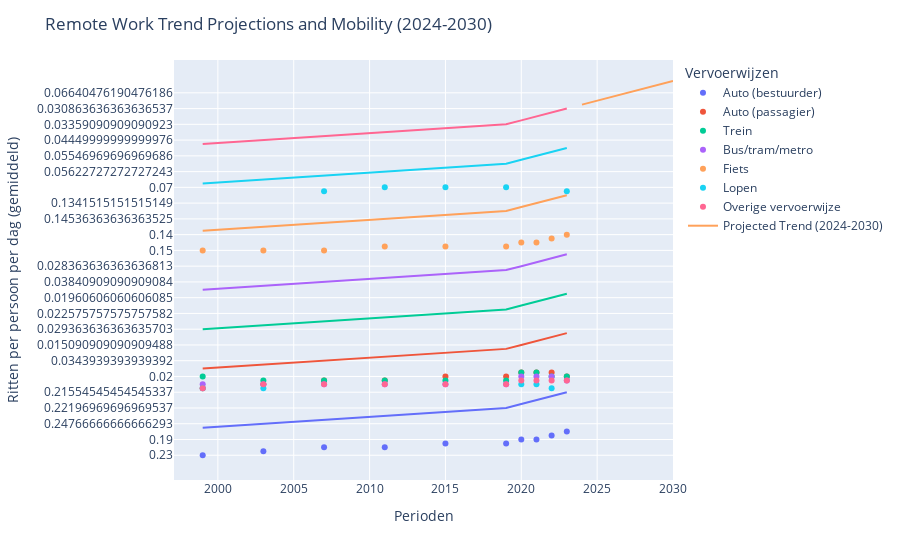

Notebook source saved alongside this figure:
### Code cell
import plotly.express as px
from sklearn.linear_model import LinearRegression
import numpy as np

# Clean and filter the data
df_mat['Perioden'] = df_mat['Perioden'].str.replace('*', '', regex=False).astype(int)

df_mat_total = df_mat[
    (df_mat['Geslacht'] == "Totaal mannen en vrouwen") &
    (df_mat["Leeftijd"] == "Totaal") &
    (df_mat["Vervoerwijzen"] != "Totaal") &
    (df_mat["Reismotieven"] == "Van en naar het werk")
]

# Prepare data for regression
X = df_mat_total[['Perioden']].values.reshape(-1, 1)
y = df_mat_total['Ritten per persoon per dag (gemiddeld) (aantal)'].astype(float).values

# Fit the regression model
model = LinearRegression()
model.fit(X, y)

# Future periods for prediction
future_periods = np.arange(2024, 2031).reshape(-1, 1)
predicted_trend = model.predict(future_periods)

# Plot the historical data and future predictions
fig = px.scatter(df_mat_total, 
                 x='Perioden', 
                 y='Ritten per persoon per dag (gemiddeld) (aantal)', 
                 color="Vervoerwijzen", 
                 trendline="ols")

# Add the future trendline
fig.add_scatter(x=future_periods.flatten(), y=predicted_trend, mode='lines', name='Projected Trend (2024-2030)')

fig.update_layout(
    xaxis_title='Perioden',
    yaxis_title='Ritten per persoon per dag (gemiddeld)',
    title='Remote Work Trend Projections and Mobility (2024-2030)'
)

fig.show()

### Figure 1 — Plotly figure (JSON) as saved in the notebook; plotly's stock layout.template omitted (floating-point values rounded to 4 significant figures)
{"data": [{"hovertemplate": "Vervoerwijzen=Auto (bestuurder)<br>Perioden=%{x}<br>Ritten per persoon per dag (gemiddeld) (aantal)=%{y}<extra></extra>", "legendgroup": "Auto (bestuurder)", "marker": {"color": "#636efa", "symbol": "circle"}, "mode": "markers", "name": "Auto (bestuurder)", "orientation": "h", "showlegend": true, "type": "scatter", "x": [1999, 2003, 2007, 2011, 2015, 2019, 2020, 2021, 2022, 2023], "xaxis": "x", "y": ["    0.23", "    0.24", "    0.26", "    0.26", "    0.25", "    0.25", "    0.19", "    0.19", "    0.21", "    0.22"], "yaxis": "y"}, {"hovertemplate": "<b>OLS trendline</b><br>Ritten per persoon per dag (gemiddeld) (aantal) = -0.00160606 * Perioden + 3.46461<br>R<sup>2</sup>=0.266004<br><br>Vervoerwijzen=Auto (bestuurder)<br>Perioden=%{x}<br>Ritten per persoon per dag (gemiddeld) (aantal)=%{y} <b>(trend)</b><extra></extra>", "legendgroup": "Auto (bestuurder)", "marker": {"color": "#636efa", "symbol": "circle"}, "mode": "lines", "name": "Auto (bestuurder)", "showlegend": false, "type": "scatter", "x": [1999, 2003, 2007, 2011, 2015, 2019, 2020, 2021, 2022, 2023], "xaxis": "x", "y": [0.2541, 0.2477, 0.2412, 0.2348, 0.2284, 0.222, 0.2204, 0.2188, 0.2172, 0.2155], "yaxis": "y"}, {"hovertemplate": "Vervoerwijzen=Auto (passagier)<br>Perioden=%{x}<br>Ritten per persoon per dag (gemiddeld) (aantal)=%{y}<extra></extra>", "legendgroup": "Auto (passagier)", "marker": {"color": "#EF553B", "symbol": "circle"}, "mode": "markers", "name": "Auto (passagier)", "orientation": "h", "showlegend": true, "type": "scatter", "x": [1999, 2003, 2007, 2011, 2015, 2019, 2020, 2021, 2022, 2023], "xaxis": "x", "y": ["    0.05", "    0.04", "    0.03", "    0.03", "    0.02", "    0.02", "    0.01", "    0.01", "    0.01", "    0.02"], "yaxis": "y"}, {"hovertemplate": "<b>OLS trendline</b><br>Ritten per persoon per dag (gemiddeld) (aantal) = -0.00148485 * Perioden + 3.01448<br>R<sup>2</sup>=0.887288<br><br>Vervoerwijzen=Auto (passagier)<br>Perioden=%{x}<br>Ritten per persoon per dag (gemiddeld) (aantal)=%{y} <b>(trend)</b><extra></extra>", "legendgroup": "Auto (passagier)", "marker": {"color": "#EF553B", "symbol": "circle"}, "mode": "lines", "name": "Auto (passagier)", "showlegend": false, "type": "scatter", "x": [1999, 2003, 2007, 2011, 2015, 2019, 2020, 2021, 2022, 2023], "xaxis": "x", "y": [0.04627, 0.04033, 0.03439, 0.02845, 0.02252, 0.01658, 0.01509, 0.01361, 0.01212, 0.01064], "yaxis": "y"}, {"hovertemplate": "Vervoerwijzen=Trein<br>Perioden=%{x}<br>Ritten per persoon per dag (gemiddeld) (aantal)=%{y}<extra></extra>", "legendgroup": "Trein", "marker": {"color": "#00cc96", "symbol": "circle"}, "mode": "markers", "name": "Trein", "orientation": "h", "showlegend": true, "type": "scatter", "x": [1999, 2003, 2007, 2011, 2015, 2019, 2020, 2021, 2022, 2023], "xaxis": "x", "y": ["    0.02", "    0.03", "    0.03", "    0.03", "    0.03", "    0.03", "    0.01", "    0.01", "    0.02", "    0.02"], "yaxis": "y"}, {"hovertemplate": "<b>OLS trendline</b><br>Ritten per persoon per dag (gemiddeld) (aantal) = -0.000424242 * Perioden + 0.877424<br>R<sup>2</sup>=0.194734<br><br>Vervoerwijzen=Trein<br>Perioden=%{x}<br>Ritten per persoon per dag (gemiddeld) (aantal)=%{y} <b>(trend)</b><extra></extra>", "legendgroup": "Trein", "marker": {"color": "#00cc96", "symbol": "circle"}, "mode": "lines", "name": "Trein", "showlegend": false, "type": "scatter", "x": [1999, 2003, 2007, 2011, 2015, 2019, 2020, 2021, 2022, 2023], "xaxis": "x", "y": [0.02936, 0.02767, 0.02597, 0.02427, 0.02258, 0.02088, 0.02045, 0.02003, 0.01961, 0.01918], "yaxis": "y"}, {"hovertemplate": "Vervoerwijzen=Bus/tram/metro<br>Perioden=%{x}<br>Ritten per persoon per dag (gemiddeld) (aantal)=%{y}<extra></extra>", "legendgroup": "Bus/tram/metro", "marker": {"color": "#ab63fa", "symbol": "circle"}, "mode": "markers", "name": "Bus/tram/metro", "orientation": "h", "showlegend": true, "type": "scatter", "x": [1999, 2003, 2007, 2011, 2015, 2019, 2020, 2021, 2022, 2023], "xaxis": "x", "y": ["    0.04", "    0.04", "    0.04", "    0.04", "    0.04", "    0.04", "    0.02", "    0.02", "    0.02", "    0.03"], "yaxis": "y"}, {"hovertemplate": "<b>OLS trendline</b><br>Ritten per persoon per dag (gemiddeld) (aantal) = -0.000772727 * Perioden + 1.58927<br>R<sup>2</sup>=0.486532<br><br>Vervoerwijzen=Bus/tram/metro<br>Perioden=%{x}<br>Ritten per persoon per dag (gemiddeld) (aantal)=%{y} <b>(trend)</b><extra></extra>", "legendgroup": "Bus/tram/metro", "marker": {"color": "#ab63fa", "symbol": "circle"}, "mode": "lines", "name": "Bus/tram/metro", "showlegend": false, "type": "scatter", "x": [1999, 2003, 2007, 2011, 2015, 2019, 2020, 2021, 2022, 2023], "xaxis": "x", "y": [0.04459, 0.0415, 0.03841, 0.03532, 0.03223, 0.02914, 0.02836, 0.02759, 0.02682, 0.02605], "yaxis": "y"}, {"hovertemplate": "Vervoerwijzen=Fiets<br>Perioden=%{x}<br>Ritten per persoon per dag (gemiddeld) (aantal)=%{y}<extra></extra>", "legendgroup": "Fiets", "marker": {"color": "#FFA15A", "symbol": "circle"}, "mode": "markers", "name": "Fiets", "orientation": "h", "showlegend": true, "type": "scatter", "x": [1999, 2003, 2007, 2011, 2015, 2019, 2020, 2021, 2022, 2023], "xaxis": "x", "y": ["    0.15", "    0.15", "    0.15", "    0.16", "    0.16", "    0.16", "    0.11", "    0.11", "    0.13", "    0.14"], "yaxis": "y"}, {"hovertemplate": "<b>OLS trendline</b><br>Ritten per persoon per dag (gemiddeld) (aantal) = -0.00112121 * Perioden + 2.40012<br>R<sup>2</sup>=0.246934<br><br>Vervoerwijzen=Fiets<br>Perioden=%{x}<br>Ritten per persoon per dag (gemiddeld) (aantal)=%{y} <b>(trend)</b><extra></extra>", "legendgroup": "Fiets", "marker": {"color": "#FFA15A", "symbol": "circle"}, "mode": "lines", "name": "Fiets", "showlegend": false, "type": "scatter", "x": [1999, 2003, 2007, 2011, 2015, 2019, 2020, 2021, 2022, 2023], "xaxis": "x", "y": [0.1588, 0.1543, 0.1498, 0.1454, 0.1409, 0.1364, 0.1353, 0.1342, 0.133, 0.1319], "yaxis": "y"}, {"hovertemplate": "Vervoerwijzen=Lopen<br>Perioden=%{x}<br>Ritten per persoon per dag (gemiddeld) (aantal)=%{y}<extra></extra>", "legendgroup": "Lopen", "marker": {"color": "#19d3f3", "symbol": "circle"}, "mode": "markers", "name": "Lopen", "orientation": "h", "showlegend": true, "type": "scatter", "x": [1999, 2003, 2007, 2011, 2015, 2019, 2020, 2021, 2022, 2023], "xaxis": "x", "y": ["    0.05", "    0.05", "    0.06", "    0.07", "    0.07", "    0.07", "    0.04", "    0.04", "    0.05", "    0.06"], "yaxis": "y"}, {"hovertemplate": "<b>OLS trendline</b><br>Ritten per persoon per dag (gemiddeld) (aantal) = -7.57576e-05 * Perioden + 0.208576<br>R<sup>2</sup>=0.003055<br><br>Vervoerwijzen=Lopen<br>Perioden=%{x}<br>Ritten per persoon per dag (gemiddeld) (aantal)=%{y} <b>(trend)</b><extra></extra>", "legendgroup": "Lopen", "marker": {"color": "#19d3f3", "symbol": "circle"}, "mode": "lines", "name": "Lopen", "showlegend": false, "type": "scatter", "x": [1999, 2003, 2007, 2011, 2015, 2019, 2020, 2021, 2022, 2023], "xaxis": "x", "y": [0.05714, 0.05683, 0.05653, 0.05623, 0.05592, 0.05562, 0.05555, 0.05547, 0.05539, 0.05532], "yaxis": "y"}, {"hovertemplate": "Vervoerwijzen=Overige vervoerwijze<br>Perioden=%{x}<br>Ritten per persoon per dag (gemiddeld) (aantal)=%{y}<extra></extra>", "legendgroup": "Overige vervoerwijze", "marker": {"color": "#FF6692", "symbol": "circle"}, "mode": "markers", "name": "Overige vervoerwijze", "orientation": "h", "showlegend": true, "type": "scatter", "x": [1999, 2003, 2007, 2011, 2015, 2019, 2020, 2021, 2022, 2023], "xaxis": "x", "y": ["    0.05", "    0.04", "    0.04", "    0.04", "    0.04", "    0.04", "    0.03", "    0.03", "    0.03", "    0.03"], "yaxis": "y"}, {"hovertemplate": "<b>OLS trendline</b><br>Ritten per persoon per dag (gemiddeld) (aantal) = -0.000681818 * Perioden + 1.41018<br>R<sup>2</sup>=0.748337<br><br>Vervoerwijzen=Overige vervoerwijze<br>Perioden=%{x}<br>Ritten per persoon per dag (gemiddeld) (aantal)=%{y} <b>(trend)</b><extra></extra>", "legendgroup": "Overige vervoerwijze", "marker": {"color": "#FF6692", "symbol": "circle"}, "mode": "lines", "name": "Overige vervoerwijze", "showlegend": false, "type": "scatter", "x": [1999, 2003, 2007, 2011, 2015, 2019, 2020, 2021, 2022, 2023], "xaxis": "x", "y": [0.04723, 0.0445, 0.04177, 0.03905, 0.03632, 0.03359, 0.03291, 0.03223, 0.03155, 0.03086], "yaxis": "y"}, {"mode": "lines", "name": "Projected Trend (2024-2030)", "type": "scatter", "x": [2024, 2025, 2026, 2027, 2028, 2029, 2030], "y": [0.06905, 0.06817, 0.06729, 0.0664, 0.06552, 0.06464, 0.06376]}], "layout": {"legend": {"title": {"text": "Vervoerwijzen"}, "tracegroupgap": 0}, "margin": {"t": 60}, "title": {"text": "Remote Work Trend Projections and Mobility (2024-2030)"}, "xaxis": {"anchor": "y", "domain": [0, 1], "title": {"text": "Perioden"}}, "yaxis": {"anchor": "x", "domain": [0, 1], "title": {"text": "Ritten per persoon per dag (gemiddeld)"}}}}
